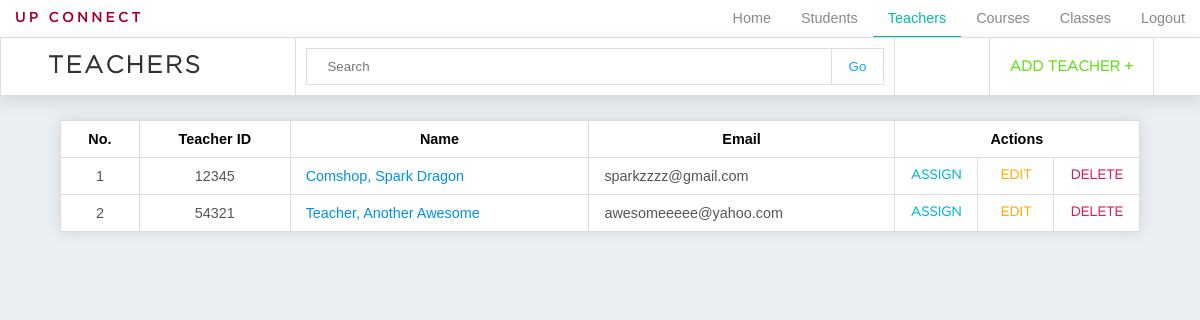
Page /admin_teachers.php on the committed database.
### tables this page shows
CREATE TABLE `teacher` (
  `teacher_id` varchar(5) NOT NULL,
  `firstname` varchar(30) NOT NULL,
  `middlename` varchar(30) NOT NULL,
  `lastname` varchar(30) NOT NULL,
  `password` varchar(100) NOT NULL,
  `email` varchar(60) NOT NULL
);

### admin_teachers.php (the view, shortened to what this page needs)
<!DOCTYPE html>
<html>
<head>
	<link rel="stylesheet" type="text/css" href="css/admin/general.css">
	<link rel="stylesheet" type="text/css" href="css/admin/navigation.css">
	<link rel="stylesheet" type="text/css" href="css/admin/search.css">
	<link rel="stylesheet" type="text/css" href="css/admin/table.css">
	<link rel="stylesheet" type="text/css" href="css/admin/modal_add.css">
</head>
<body>
	<?php
		require "connect.php";
		require "admin_nav.php";
	?>
	<div id="container">
		<header class="table-header">
			<a href="admin_teachers.php" class="current"><h1>Teachers</h1></a>
			<form action="admin_teachers.php" class="search" method="POST">
				<input type="text" name="keyword" placeholder="Search">
				<input type="submit" name="search" value="Go">
			</form>
			<button class="button add">Add Teacher +</button>
		</header>
		<?php
			if (isset($_POST['search'])) {
				$keyword = $_POST['keyword'];
				$query = "SELECT * FROM teacher
						  WHERE firstname
						  LIKE '%$keyword%'
						  OR lastname
						  LIKE '%$keyword%'
						  OR middlename
						  LIKE '%$keyword%'
						  OR teacher_id
						  LIKE '%$keyword%'
						  OR email
						  LIKE '%$keyword%'";
			} else{
				$query = "SELECT * FROM teacher";
			}
				$result = mysqli_query($dbconn, $query);
				$data = [];
				if(mysqli_affected_rows($dbconn)){
					while($row = mysqli_fetch_assoc($result)){
					$data[] = $row;
					}
				}
			if(count($data)>0){ ?>
				<table>
				  	<tr>
					    <th>No.</th>
					  	<th>Teacher ID</th>
					    <th>Name</th>
					    <th>Email</th>
					    <th colspan="3">Actions</th>
				  	</tr>
				<?php
					$number = 1;
					foreach ($data as $value): ?>
					<tr>
						<td class="center"><?=$number;?></td>
						<td class="center"><?=$value['teacher_id']?></td>
						<td><a href="#" class="linkprofile"><?=$value['lastname'].", ".$value['firstname']." ".$value['middlename']?></a></td>
						<td><?=$value['email']?></td>
						<td class="button-container"><button class="button table assign" id="assign<?=$number?>" onclick="">Assign</button></td>
						<td class="button-container"><button class="button table edit" id="edit<?=$number?>" onclick="showeditmodal(<?=$number?>)">Edit</button></td>
						<td class="button-container"><button class="button table delete" id="delete<?=$number?>" onclick="showdeletemodal(<?=$number?>)">Delete</button></td>
					</tr>
				<?php
				$number++;
				endforeach;
				?>
				</table>
				<?php } else { ?>
					<h2 class="no-results">NO RESULTS</h2> <?php
				} ?>
	</div>
</body>
</html>

### css/admin/general.css (style rules this page uses)
*,body,html { padding: 0; margin: 0; }
body { background-color: #ECEFF1; }
.current { text-decoration: none; border-bottom: 2px solid rgba(0,0,0,0); transition: 0.2s; }
.table-header { background-color: white; width: 100%; box-shadow: 0 6px 15px rgba(0,0,0,0.1); border: 1px solid #DDD; display: flex; justify-content: space-around; align-items: center; border-collapse: collapse; top: 37px; position: fixed; z-index: 1; }
.table-header h1 { font-size: 1.5em; font-family: GothamLight; text-transform: uppercase; letter-spacing: 0.1em; color: #333; text-align: center; display: block; background-color: white; }
.button { font-family: GothamLight; font-weight: bold; font-size: 0.9em; text-transform: uppercase; display: block; background-color: white; padding: 10px 15px; margin: auto; border: none; transition: 0.2s; border: 1px solid #DDD; }
.add { height: 57px; padding: 15px 20px; border: 1px solid #DDD; border-width: 0 1px 0 1px; color: #64DD17; font-size: 0.9em; margin: 0; }

### css/admin/search.css (style rules this page uses)
.search { display: flex; background-color: white; padding: 10px; width: 50%; box-sizing: border-box; margin: 0; border: 1px solid #DDD; border-width: 0 1px; }
.search input[type=text] { border: 1px solid #DDD; border-width: 1px 0 1px 1px; padding: 10px 20px; width: auto; margin: 0; width: 90%; }
.search input[type=submit] { width: 10%; margin: 0; background-color: white; border: 1px solid #DDD; color: #03A9F4; transition: 0.2s; }

### css/admin/table.css (style rules this page uses)
table, th, td { border-collapse: collapse; }
table { width: 90%; box-shadow: 0 0 15px rgba(0,0,0,0.1); margin: 120px auto 20px auto; }
th, td { padding: 10px 15px; background-color: white; border: 1px solid #DDD; margin: 0; font-family: Arial; font-size: 0.9em; }
td { color: #555; }
td.center { text-align: center; }
.button-container { width: 75px; padding: 0; }
td .button { width: 100%; border-color: white; }
.edit.button { color: #FFAB00; }
.delete.button { color: #D81B60; }
.assign { color: #00B8D4; }
.linkprofile { color: #0091EA; text-decoration: none; transition: 0.2s; border-bottom: 1px solid white; }

### rows in the picture
teacher: teacher_id "12345", lastname "Comshop", firstname "Spark", middlename "Dragon", email "sparkzzzz@gmail.com"
teacher: teacher_id "54321", lastname "Teacher", firstname "Another", middlename "Awesome", email "awesomeeeee@yahoo.com"
